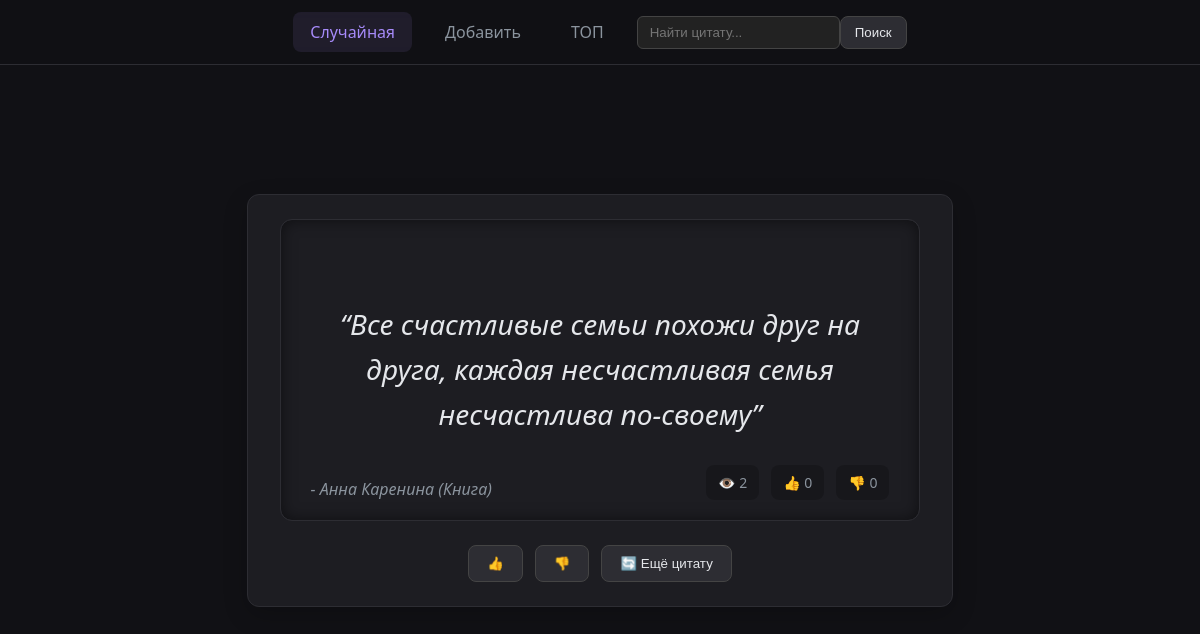
The page / on the database its author committed.
### quotes/models.py (models this page shows, shortened)
class Quote(models.Model):
    text = models.TextField()
    normalized_text = models.CharField(max_length=500, editable=False, unique=True)
    source = models.ForeignKey(Source, on_delete=models.CASCADE, related_name="quotes")
    weight = models.PositiveIntegerField(default=1)
    is_active = models.BooleanField(default=True)
    views = models.PositiveIntegerField(default=0)
    likes = models.PositiveIntegerField(default=0)
    dislikes = models.PositiveIntegerField(default=0)
    created_at = models.DateTimeField(default=timezone.now)
    updated_at = models.DateTimeField(auto_now=True)
    objects = QuoteQuerySet.as_manager()
    weight = models.PositiveIntegerField(
        default=1,
        validators=[MinValueValidator(1), MaxValueValidator(10)]
    )
    class Meta:
        indexes = [
            models.Index(fields=["source", "is_active"]),
            models.Index(fields=["-likes", "-views"]),
        ]
        UniqueConstraint(
            fields=["source", "normalized_text"],
            name="uq_quote_source_normalized_text"
        ),

class Source(models.Model):
    MOVIE = "movie"
    BOOK = "book"
    KIND_CHOICES = [
        (MOVIE, "Фильм"),
        (BOOK, "Книга")
    ]
    name = models.CharField(max_length=255, unique=True)
    author = models.CharField(max_length=255, blank=True, null=True)
    kind = models.CharField(max_length=20, choices=KIND_CHOICES, default=MOVIE)
    def get_full_name(self):
        return f"{self.name} ({self.get_kind_display()})"

### quotes/views.py (the view)
# urls.py: path("", views.random_quote_view, name="random"),
@require_http_methods(["GET"])
def random_quote_view(request):
    last_quote_pk = request.session.get('last_quote_pk')
    q = Quote.objects.weighted_random(exclude_pk=last_quote_pk)
    if not q:
        q = Quote.objects.weighted_random()
        if not q:
            return render(request, "quotes/random_quote.html", {"quote": None})
    request.session['last_quote_pk'] = q.pk
    Quote.objects.filter(pk=q.pk).update(views=F("views") + 1)
    q.refresh_from_db(fields=["views", "likes", "dislikes"])
    return render(request, "quotes/random_quote.html", {"quote": q})

### quotes/models.py (called while the page is built)
    def active(self):
        return self.filter(is_active=True, weight__gt=0)

    def weighted_random(self, exclude_pk=None):
        qs = self.active()
        if exclude_pk:
            qs = qs.exclude(pk=exclude_pk)
        agg = qs.aggregate(total=Sum("weight"))
        total = agg.get("total") or 0
        if total <= 0:
            return None
        import random
        r = random.randint(1, int(total))
        cumulative = 0
        for row in qs.values("id", "weight").order_by("id"):
            cumulative += row["weight"]
            if cumulative >= r:
                return self.get(pk=row["id"])
        return None

### quotes/templates/quotes/random_quote.html (shortened to what this page needs)
{% extends "quotes/base.html" %}
{% block content %}
  <div class="quote-page-wrapper">
    {% if quote %}
      <div class="card main-quote-card">
        <div class="quote-frame">
          <p class="quote-text">“{{ quote.text }}”</p>
          <p class="quote-source">- {{ quote.source.get_full_name }}</p>
          <div class="stats-bar">
            <span class="stat-item" title="Просмотры">👁️ {{ quote.views }}</span>
            <span class="stat-item" title="Нравится">👍 {{ quote.likes }}</span>
            <span class="stat-item" title="Не нравится">👎 {{ quote.dislikes }}</span>
          </div>
        </div>
        <div class="action-row">
          <form action="{% url 'quotes:vote' quote.pk %}" method="post">
            <button type="submit" class="like-btn" title="Нравится">👍</button>
          </form>
          <form action="{% url 'quotes:vote' quote.pk %}" method="post">
            <button type="submit" class="dislike-btn" title="Не нравится">👎</button>
          </form>
          <a href="{% url 'quotes:random' %}" class="button-link">
            <button type="button" class="new-quote-btn" title="Следующая цитата">🔄 Ещё цитату</button>
          </a>
        </div>
      </div>
    {% else %}
      <div class="card">
        <p>Нет активных цитат. <a href="{% url 'quotes:add' %}">Добавьте первую</a>.</p>
      </div>
    {% endif %}
  </div>
{% endblock %}

### static/css/base.css (style rules this page uses)
:root { --neon-purple: #a78bfa; --neon-cyan: #5eead4; --neon-green: #4ade80; --neon-blue: #60a5fa; --neon-red: #f87171; --bg-color: #111115; --card-bg-color: #1d1d22; --text-color: #e5e7eb; --text-muted-color: #8b949e; --border-color: #2d2d33; }
body { font-family: system-ui, -apple-system, "Segoe UI", Roboto, Arial, sans-serif; margin: 0; padding-top: 80px; background: var(--bg-color); color: var(--text-color); min-height: 100vh; position: relative; }
body::before { content: ''; position: absolute; top: 0; left: 0; right: 0; bottom: 0; background-image: var(--bg-image, url('https://source.unsplash.com/random?dark,stars')); background-size: cover; background-position: center; filter: blur(8px) brightness(0.25); z-index: -2; transition: background-image 1s ease-in-out; }
.card { background: var(--card-bg-color); border-radius: 12px; padding: 24px 32px; border: 1px solid var(--border-color); box-shadow: 0 8px 25px rgba(0, 0, 0, 0.2); animation: fadeIn 0.7s ease-out forwards; opacity: 0; }
.card a { color: var(--neon-cyan); text-decoration: none; font-weight: 500; transition: color 0.2s ease; }
button { padding: 10px 18px; border-radius: 8px; background: #2d2d33; border: 1px solid #444; color: var(--text-color); cursor: pointer; font-weight: 500; transition: all 0.2s ease-in-out; }
.action-row { display: flex; gap: 12px; align-items: center; justify-content: center; margin-top: 16px; }
.action-row form, .button-link { margin: 0; display: flex; align-items: center; }
.quote-page-wrapper { display: flex; justify-content: center; align-items: center; height: calc(100vh - 80px); padding-bottom: 80px; box-sizing: border-box; }
.main-quote-card { max-width: 800px; width: 90%; }
.quote-frame { position: relative; padding: 50px; margin: 0 auto 24px auto; border: 1px solid var(--border-color); border-radius: 12px; text-align: center; box-shadow: inset 0 0 15px rgba(0,0,0,0.5); min-height: 200px; display: flex; align-items: center; justify-content: center; }
.quote-text { font-size: 28px; line-height: 1.6; font-style: italic; color: var(--text-color); margin: 0; }
.quote-source { position: absolute; bottom: 20px; left: 30px; margin: 0; font-style: italic; font-size: 16px; color: var(--text-muted-color); }
.stats-bar { position: absolute; bottom: 20px; right: 30px; display: flex; gap: 12px; color: var(--text-muted-color); }
.stat-item { background: rgba(0,0,0,0.2); padding: 8px 12px; border-radius: 8px; font-size: 14px; cursor: default; }

### rows shown on the page
Quote: text "Все счастливые семьи похожи друг на друга, каждая несчастливая семья несчастлива по-своему", source.get_full_name "Анна Каренина (Книга)", views "2", likes "0", dislikes "0"
